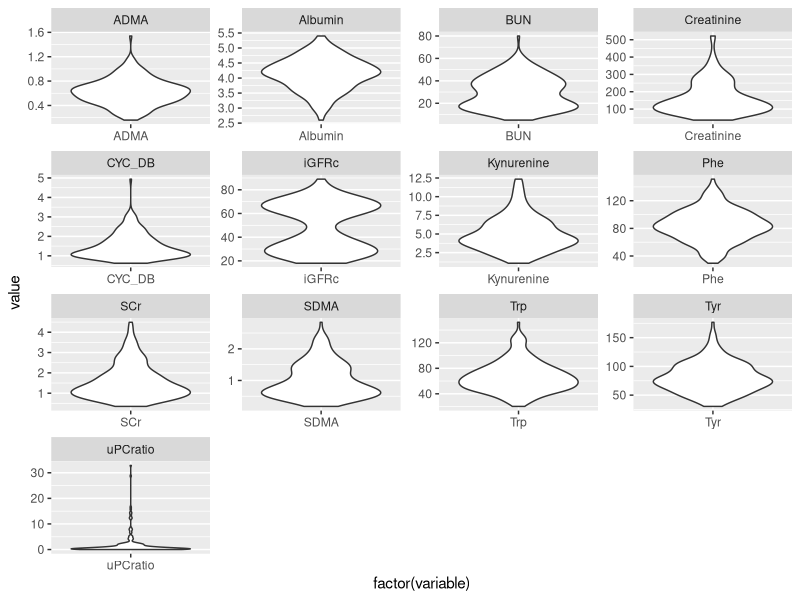
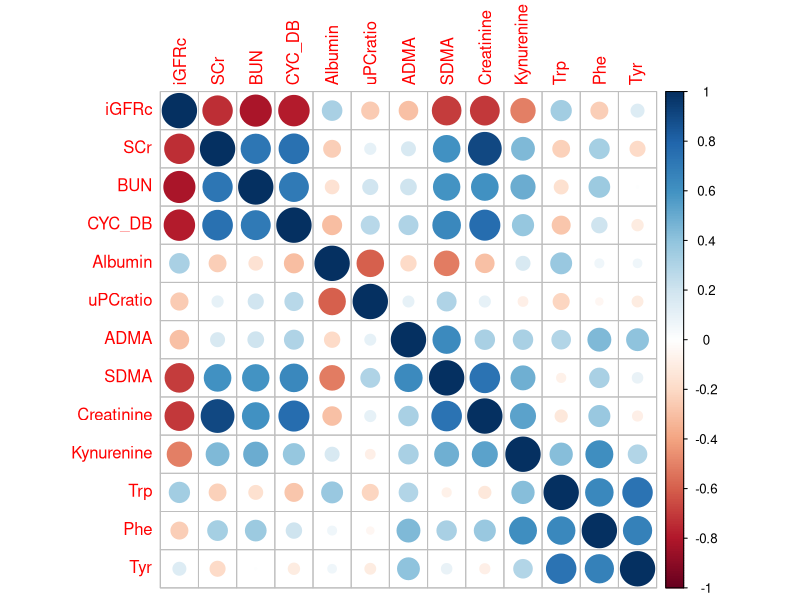
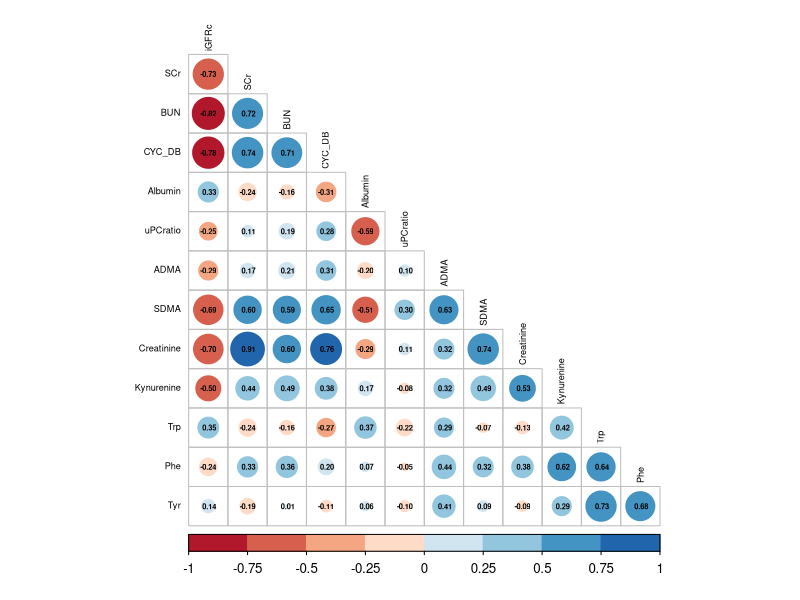
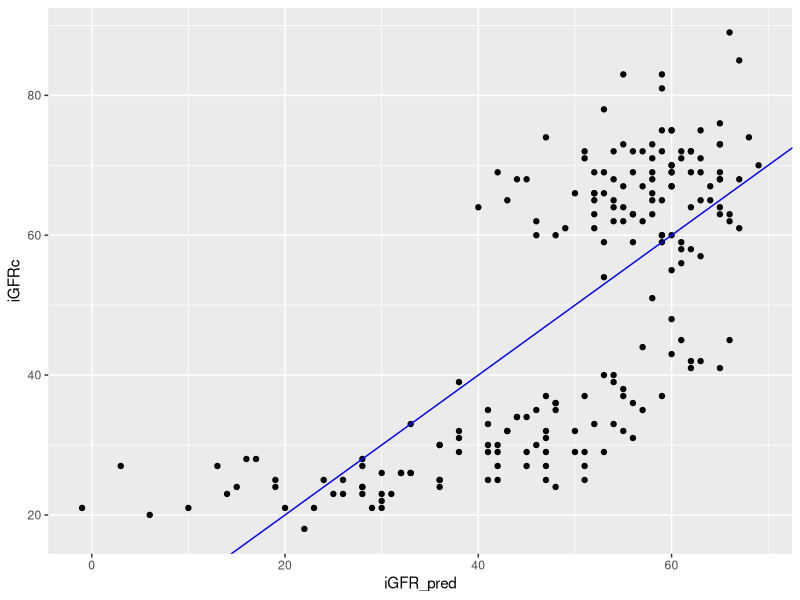
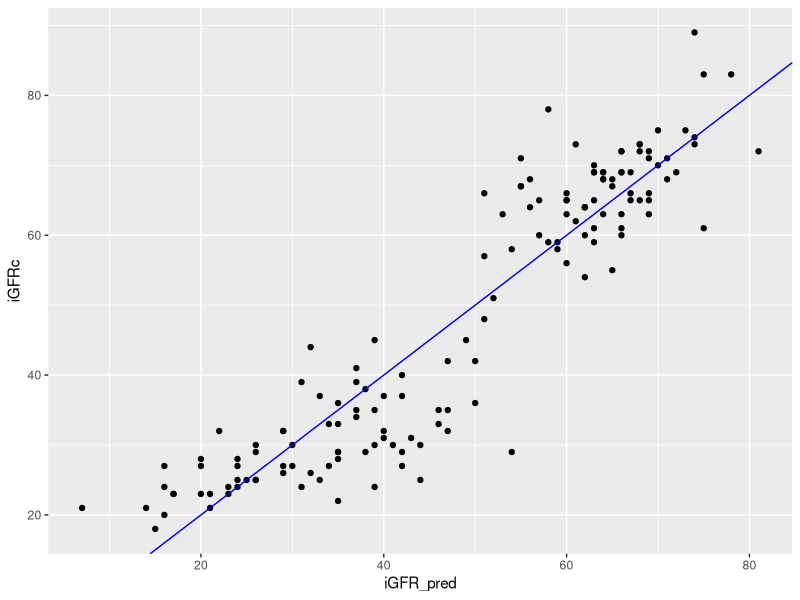
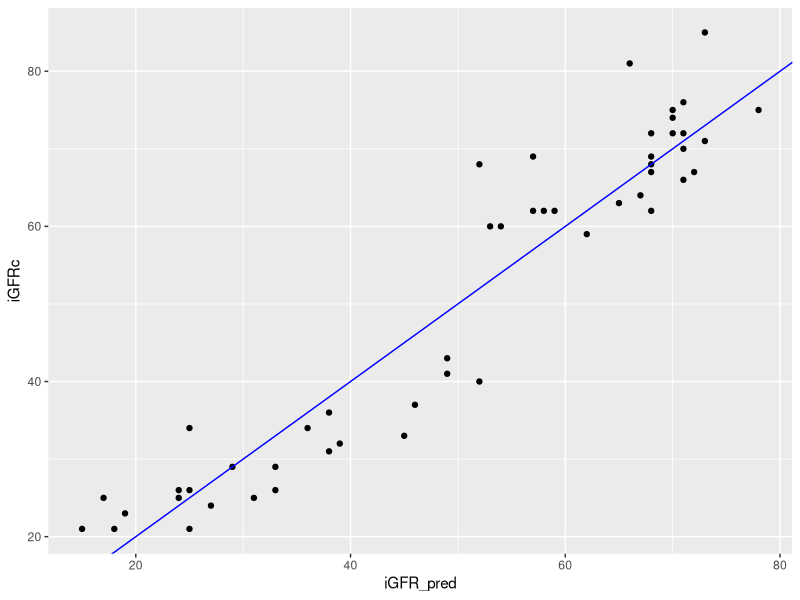
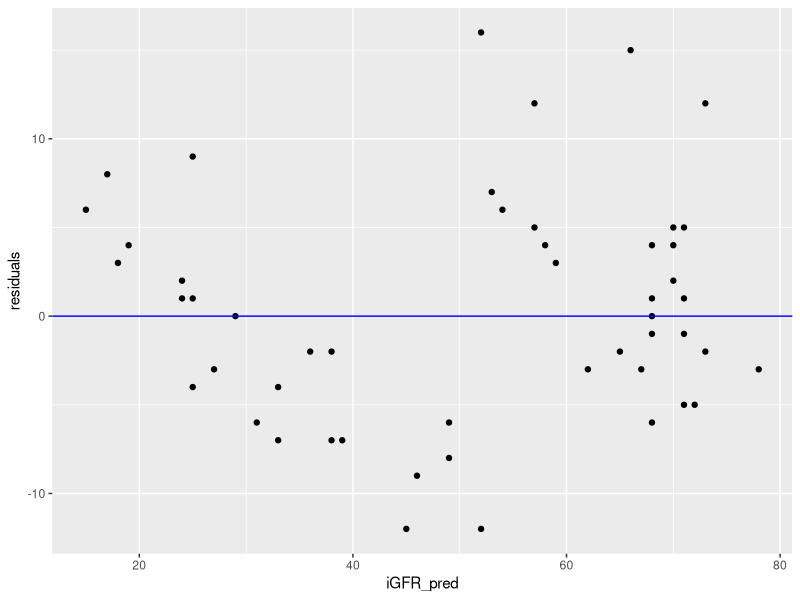
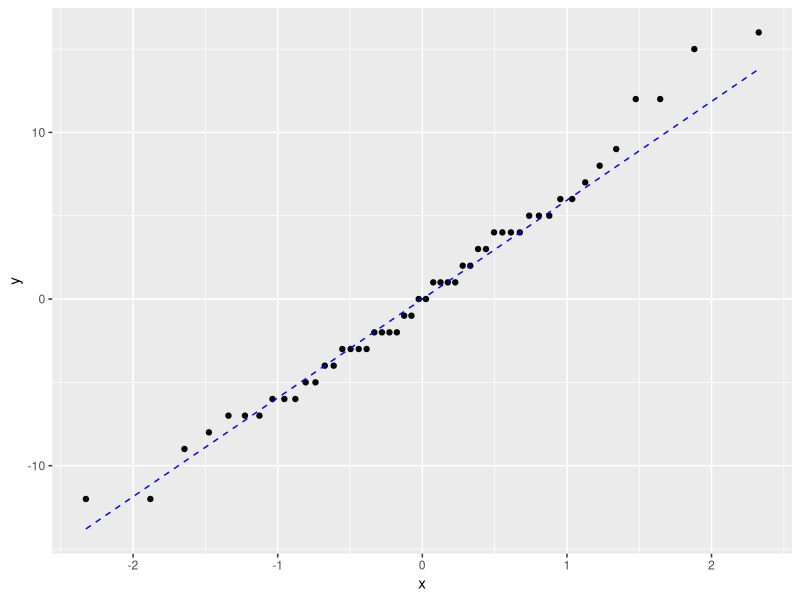

These charts were generated, in order, by the following R code:
## ---- chunk 1
knitr::opts_chunk$set(echo = TRUE)
library(tidyverse)
library(corrplot)
library(RColorBrewer)
library(broom)
library(Metrics)
library(car)

## ---- chunk 2
#load in CKD_data.csv and CKD_GFR.csv
data <- read_csv("data/CKD_data.csv")
glimpse(data)

GFR <- read_csv("data/CKD_GFR.csv")
glimpse(GFR)

#join by ID, convert ID to factor
ckd <- left_join(GFR, data, by = "id") %>%
        mutate(id = factor(id))
glimpse(ckd)

#how many subjects do we have? how many variables?
## ---- chunk 3
summary(ckd)
## ---- chunk 4
long_data <- ckd %>% pivot_longer(cols = 2:14, 
                                  names_to = "variable", 
                                  values_to = "value")

ggplot(long_data, aes(factor(variable), value)) +
  geom_violin() + facet_wrap(~variable, scale="free")
## ---- chunk 5
cors <- ckd %>% 
        select(-id) %>%
        cor(use = 'pairwise.complete.obs')

corrplot(cors) #default, but can we improve the information display? customize using available arguments -- see help for what's possible

corrplot(cors, type="lower", method="circle", addCoef.col="black", 
         number.cex=0.45, tl.cex = 0.55, tl.col = "black",
         col=brewer.pal(n=8, name="RdBu"), diag=FALSE)

#corrplot.mixed(cors) #instead of above, can also try a different function from package
## ---- chunk 6
#fit the linear model
# lm(formula = ___, data = ___)
slr.fit <- lm(iGFRc ~ SCr, ckd)

#print the model
slr.fit

#what is the equation of our model? Does this make sense to you?
## ---- chunk 7
#view a summary of the model
summary(slr.fit)

#extract information
coef(slr.fit)

## ---- chunk 8
tidy(slr.fit)
# aha!
## ---- chunk 9
head(augment(slr.fit))

#if you want to add the fit-related columns to the entire data frame, specify the data frame
head(augment(slr.fit, ckd))
## ---- chunk 10
glance(slr.fit)
## ---- chunk 11
my.slr.fit <- lm(iGFRc ~ SDMA, ckd)

tidy(my.slr.fit) #equation: iGFRc = -24.7*SDMA + 73.5
glance(my.slr.fit) #R2: 0.48
## ---- chunk 12
ckd <- ckd %>%
        mutate(iGFR_pred = round(predict(slr.fit, ckd),0))
## ---- chunk 13
comp <- cbind(round(slr.fit$fitted.values,0), ckd$iGFR_pred)
head(comp)
## ---- chunk 14
# Make a plot to compare predictions to actual (prediction on x axis). 
ggplot(ckd, aes(x = iGFR_pred, y = iGFRc)) + 
  geom_point() +
  geom_abline(color = "blue")

## ---- chunk 15
#reload data to remove SLR predictions
data <- read_csv("data/CKD_data.csv")
GFR <- read_csv("data/CKD_GFR.csv")
#join by ID, convert ID to factor
ckd <- left_join(GFR, data, by = "id") %>%
        mutate(id = factor(id))

# sample(x, size, replace = FALSE, prob = NULL)
set.seed(622) #so we all get same random numbers
train <- sample(nrow(ckd), nrow(ckd) * 0.75)
test <- -train

ckd_train <- ckd[train, ] %>%
              select(-id)
ckd_test <- ckd[test, ] %>%
              select(-id)

# alternatively, two dplyr versions that only work on tibbles: 
# sample_n(tbl, size, replace = FALSE, weight = NULL, .env = NULL)
# sample_frac(tbl, size = 1, replace = FALSE, weight = NULL,
#   .env = NULL)
## ---- chunk 16
#fit the model
mod.full <- lm(iGFRc ~ ., data = ckd_train)

#check out the model info
glance(mod.full)

tidy(mod.full) %>%
    arrange(p.value)

#add the predicted values to the train set
ckd_train <- ckd_train %>%
              mutate(iGFR_pred = round(augment(mod.full)$.fitted,0))
## ---- chunk 17
ggplot(ckd_train, aes(x = iGFR_pred, y = iGFRc)) + 
  geom_point() +
  geom_abline(color = "blue")

## ---- chunk 18
#predict values for test set and add as new column, iGFR_pred
ckd_test <- ckd_test %>%
              mutate(iGFR_pred = round(predict(mod.full, ckd_test),0))


#plot actual vs predicted for test set
ggplot(ckd_test, aes(x = iGFR_pred, y = iGFRc)) + 
  geom_point() +
  geom_abline(color = "blue")

## ---- chunk 19
ckd_test <- ckd_test %>%
              mutate(iGFR_pred = round(predict(mod.full, ckd_test),0))
## ---- chunk 20
# Make a residual plot (prediction on x axis). 
ckd_test <- ckd_test %>%
        mutate(residuals = iGFRc - iGFR_pred)

ggplot(ckd_test, aes(x = iGFR_pred, y = residuals)) + 
  geom_point() +
  geom_hline(yintercept = 0, color = "blue")

# Make a QQ plot of the residuals
ggplot(ckd_test, aes(sample = residuals)) + 
  stat_qq() + stat_qq_line(linetype = 2, color = "blue")

# alternatively can visually assess normality via histogram of residuals
# ggplot(ckd_test, aes(residuals)) +
#   geom_histogram()
## ---- chunk 21
# rmse(actual, predicted)
rmse(ckd_train$iGFRc, mod.full$fitted.values) #7.04
rmse(ckd_test$iGFRc, ckd_test$iGFR_pred) #8.10

# mape(actual, predicted)
mape(ckd_train$iGFRc, mod.full$fitted.values) #0.13 or 13%
mape(ckd_test$iGFRc, ckd_test$iGFR_pred) #0.16 or 16%
## ---- chunk 22
vif(mod.full)
## ---- chunk 23
#sort the variables by the p value of their coefficients
tidy(mod.full) %>%
    arrange(p.value)

#if we select the 'most' significant variables with pvalues ~ 0.05:
# Trp, Kynurenine, BUN, CYC_DB, Phe, ADMA

## ---- chunk 24
#reload data to remove full model predictions
data <- read_csv("data/CKD_data.csv")
GFR <- read_csv("data/CKD_GFR.csv")
#join by ID, convert ID to factor
ckd <- left_join(GFR, data, by = "id") %>%
        mutate(id = factor(id))

# sample(x, size, replace = FALSE, prob = NULL)
set.seed(622) #so we all get same random numbers
train <- sample(nrow(ckd), nrow(ckd) * 0.75)
test <- -train

ckd_train <- ckd[train, ] %>%
              select(-id)
ckd_test <- ckd[test, ] %>%
              select(-id)
## ---- chunk 25
mod2 <- lm(iGFRc ~ Trp + Kynurenine + BUN + CYC_DB 
               + Phe + ADMA, data = ckd_train)
glance(mod2)
tidy(mod2) %>%
    arrange(p.value)

#add the predicted values to the train set
ckd_train <- ckd_train %>%
              mutate(iGFR_pred = round(augment(mod2)$.fitted,0))
## ---- chunk 26
# iGFRc = 0.44*Trp - 2.95*Kynurenine - 0.43*BUN - 5.94*CYC_DB - 12.2*ADMA - 0.13*Phe
## ---- chunk 27
glance(mod2)$r.squared #0.870
rmse(ckd_train$iGFRc, mod2$fitted.values) #7.08
mape(ckd_train$iGFRc, mod2$fitted.values) #0.14 or 14%
## ---- chunk 28
vif(mod2) #yay!!
## ---- chunk 29
# Make a residual plot (prediction on x axis). 
ckd_train <- ckd_train %>%
        mutate(residuals = iGFRc - iGFR_pred)

ggplot(ckd_train, aes(x = iGFR_pred, y = residuals)) + 
  geom_point() +
  geom_hline(yintercept = 0, color = "blue")

#plot actual vs predicted
ggplot(ckd_train, aes(x = iGFR_pred, y = iGFRc)) + 
  geom_point() +
  geom_abline(color = "blue")
## ---- chunk 30
mod2 <- lm(iGFRc ~ Trp + Kynurenine + BUN + CYC_DB 
               + Phe + ADMA, data = ckd_train)
## ---- chunk 31
#predict values for test set and add as new column, iGFR_pred
ckd_test <- ckd_test %>%
              mutate(iGFR_pred = round(predict(mod2, ckd_test),0))


#plot actual vs predicted for test set
ggplot(ckd_test, aes(x = iGFR_pred, y = iGFRc)) + 
  geom_point() +
  geom_abline(color = "blue")

# Make a residual plot (prediction on x axis). 
ckd_test <- ckd_test %>%
        mutate(residuals = iGFRc - iGFR_pred)

ggplot(ckd_test, aes(x = iGFR_pred, y = residuals)) + 
  geom_point() +
  geom_hline(yintercept = 0, color = "blue")

# QQ plot of the residuals
ggplot(ckd_test, aes(sample = residuals)) + 
  stat_qq() + stat_qq_line(linetype = 2, color = "blue")

#calculate test set error
rmse(ckd_test$iGFRc, ckd_test$iGFR_pred) #7.92
mape(ckd_test$iGFRc, ckd_test$iGFR_pred) #0.16 or 16%
